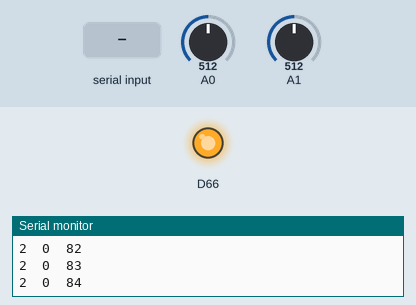
The sketch below on a simulated Arduino Due. Parts: output pins drawn as LEDs (lit = HIGH), the last lines printed to the serial monitor. The inputs (shaded band) are chosen by the test bench; at power-on: A1 = 512, A0 = 512 (analog values on the 0–1023 scale).

Above: at 1.2 s.
1.3 s: "r\n" received over Serial
At 3.5 s:
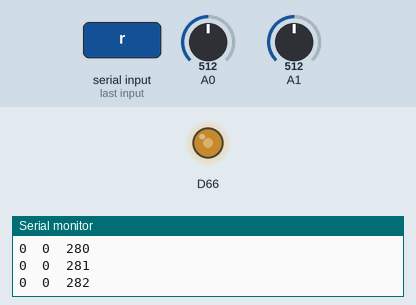
3.8 s: A1 set to 478
5.8 s: A1 set to 451
At 6.1 s:
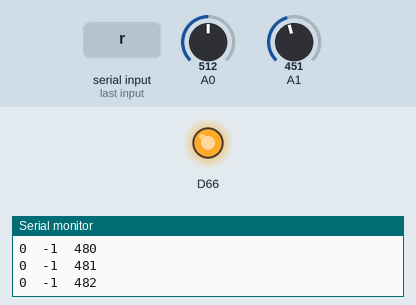
8.8 s: "p90\n" received over Serial
At 9.4 s:
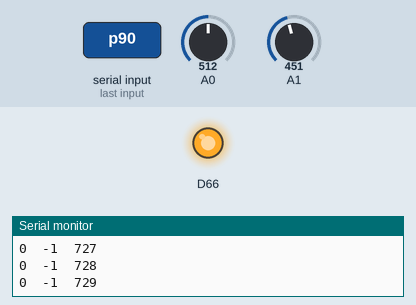
10.3 s: "p\n" received over Serial
At 12.3 s:
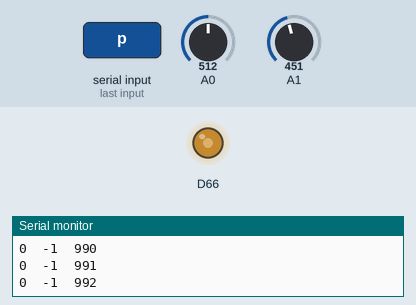
Timing chart, 0 to 13.8 s (numbered marks = the images above; inputs shaded):
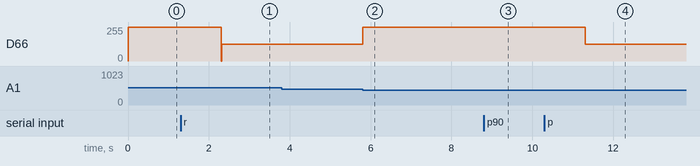

The sketch:

def.ino
```cpp
#include <Scheduler.h>

unsigned long antes;
unsigned long despues;
unsigned long lapso;

#define DELAY1 10 /* Retraso en ms */
#define DELAY2  2 /* Retraso en sg */
#define DELAY3  5 /*Retraso en sg para el cambio de referencia*/

#define SALIDA_MAX 4095  /* Salida maxima para 12 bits */
#define SALIDA_MIN    0

#define escala_in 10/2047   /*Cambio de variables*/
#define escala_out 2047/10
#define offset 2047

/* Variables globales.*/

int flag = 0;
unsigned long tim1, tim2;
int T;

/* Bloque de inicializacion */

int ref=2, salida=offset, x, vel, pos, aux;

/*Inicializamos valores del pid con los resultados obtenidos en la práctica anterior, pero después de probar llegamos a los siguientes valores que funcionan*/

int kp=10, ti=20, td=100;
int ek=0, ek1=0, Ik=0;

void setup() {

  /* Linea serie a 9600 baudios */

  Serial.begin(9600);

  /* Resolucion de DAC y ADC de 12 bits (máxima) */

  analogReadResolution(12);
  analogWriteResolution(12);

  /* Inicialización de variables */

  T = 10; /*Tiempo de muestreo de la práctica anterior*/

  /* Referencia de tiempo */

  tim1 = millis();

  /* Arrancar bucles del Scheduler */

  Scheduler.startLoop(bucle1);
  Scheduler.startLoop(bucle2);
  Scheduler.startLoop(bucle3);
  Scheduler.startLoop(bucle4);

}

/* Bucle principal: Acceso a ADC y DAC, actualizando la salida con el PID */

void loop() {

  int in1;
  int in2;


  /* Leer periodicamente las entradas y actualizar la salida */

  delay(T);  /* Esperar T milisegundos */
  /* delayMicroseconds(T*1000); */ /* Espera alternativa, en principio
                                      más precisa */

  antes = micros();                    /* Referencia de tiempo */

  in1 = analogRead(A0);                /* Leer canal ADC 0 */
  in2 = analogRead(A1);                /* Leer canal ADC 1 */

  vel=(in1-offset)*escala_in;   /*Aplicamos escala a la velocidad*/
  pos=(in2-offset)*escala_in;   /*Aplicamos escala a la posición*/

  /* Actualizar salida con PID*/

  ek = ref-pos;
  Ik += ek;
  x = kp*(ek+(T/ti)*Ik+(td/T)*(ek-ek1));
  salida=x*escala_out+offset;
  ek1=ek;


  /* Limitar rango entre minimo y máximo. La electrónica de
     adaptación hace que en la mitad del rango se tenga un
     cero a la salida, o motor parado */


  if (x>10) x = 10;
  if (x<-10) x = -10;
  if (salida > SALIDA_MAX) salida = SALIDA_MAX;
  if (salida < SALIDA_MIN) salida = SALIDA_MIN;

  /* Actualizacion de salidas */

  analogWrite(DAC0, salida);    /* Escritura en canal 0 del DAC */

  despues = micros();           /* Tomar referencia de tiempo */

}

/* Bucle 1: Cambio de valores del usuario */

void bucle1(void)
{
   float tiempo;
   int buf;
   float tf;

   while(Serial.available() == 0) yield(); /* Esperar tecla */
   buf = Serial.read();


   /* Medir tiempo */

   if(buf == 't')
   {
     tim2 = millis();
     tiempo = (tim2-tim1)/1000.;
     tim1 = tim2;

     Serial.println("");
     Serial.print("Tecla pulsada; has tardado "); Serial.print(tiempo,DEC);
     Serial.println(" segundos");
     Serial.println("");

     /* Avisar para que bucle2 se active */

     flag = 1;

   }

   /* Leer un valor de referencia */

   if(buf == 'r')
   {

     Serial.println("");
     Serial.println("Escriba Referencia");
     Serial.println("");
     while(Serial.available() == 0) yield(); /* Esperar tecla */
     ref=Serial.parseFloat();
     Serial.println("");
     Serial.print(" Error: "); Serial.print(ek, DEC);
     flag=1;
   }

   /* Leer un valor de Kp */

   if(buf == 'p')
   {

     Serial.println("");
     Serial.println("Escriba Kp");
     Serial.println("");
     while(Serial.available() == 0) yield(); /* Esperar tecla */
     kp=Serial.parseFloat();
     flag=1;
   }

   /* Leer un valor de Ti */

   if(buf == 'i')
   {

     Serial.println("");
     Serial.println("Escriba Ti");
     Serial.println("");
     while(Serial.available() == 0) yield(); /* Esperar tecla */
     ti=Serial.parseFloat();
     flag=1;
   }

   /* Leer un valor de Td */

   if(buf == 'd')
   {

     Serial.println("");
     Serial.println("Escriba Td");
     Serial.println("");
     while(Serial.available() == 0) yield(); /* Esperar tecla */
     td=Serial.parseFloat();
     flag=1;
   }
   /* Eliminar posibles caracteres que no nos interesan */

   while (Serial.available()) buf = Serial.read();

}


/* Bucle 2 */

void bucle2(void)
{
    while(flag == 0) yield();
    flag = 0;
    delay(DELAY2*1000);
    Serial.println("");
    Serial.println("Dos segundos transcurridos desde que cambié la variable");
    Serial.println("");


}

/*Bucle 3: Cambio de referencia en torno al cero*/

void bucle3(void)
{
  delay(DELAY3*1000);
  aux=abs(ref-0);
  if(ref>0){
    ref=0-aux;
  }
  else{
    ref=0+aux;
  }
}


/*Bucle 4: Salida de datos*/

void bucle4(void)
{
//   static int cnt=0;
   static int tiempo=0;

   delay(T);
//   cnt++;
//   if(cnt == 500)
//   {
//
//      cnt = 0;
//
//      Serial.print("Tiempo de calculo: "); Serial.print(despues - antes, DEC);
//      Serial.println(" microsegundos");
//      Serial.print(" ref: "); Serial.print(ref, DEC);
//      Serial.print(" vel: "); Serial.print(vel, DEC);
//      Serial.print(" pos: "); Serial.print(pos, DEC);
//      Serial.print(" out: "); Serial.println(x, DEC);
//      Serial.print(" err: "); Serial.println(ek, DEC);
//   }
   Serial.print(ref, DEC);
   Serial.print("\t");
   Serial.print(pos, DEC);
   Serial.print("\t");
   Serial.print(tiempo, DEC);
   Serial.print("\n");
   tiempo++;
}
```

Measured:
- the behaviour switches between 461 and 460 on A1 (found by bisection; images 1 and 2)
- after the input at 1.3 s, D66: 255/255 → 127/255 after 1.0 s
- after the input at 5.8 s, D66: 127/255 → 254/255 at once
- after the input at 8.8 s, D66: 254/255 → 255/255 at once
- after the input at 10.3 s, D66: 255/255 → 127/255 after 1.0 s
